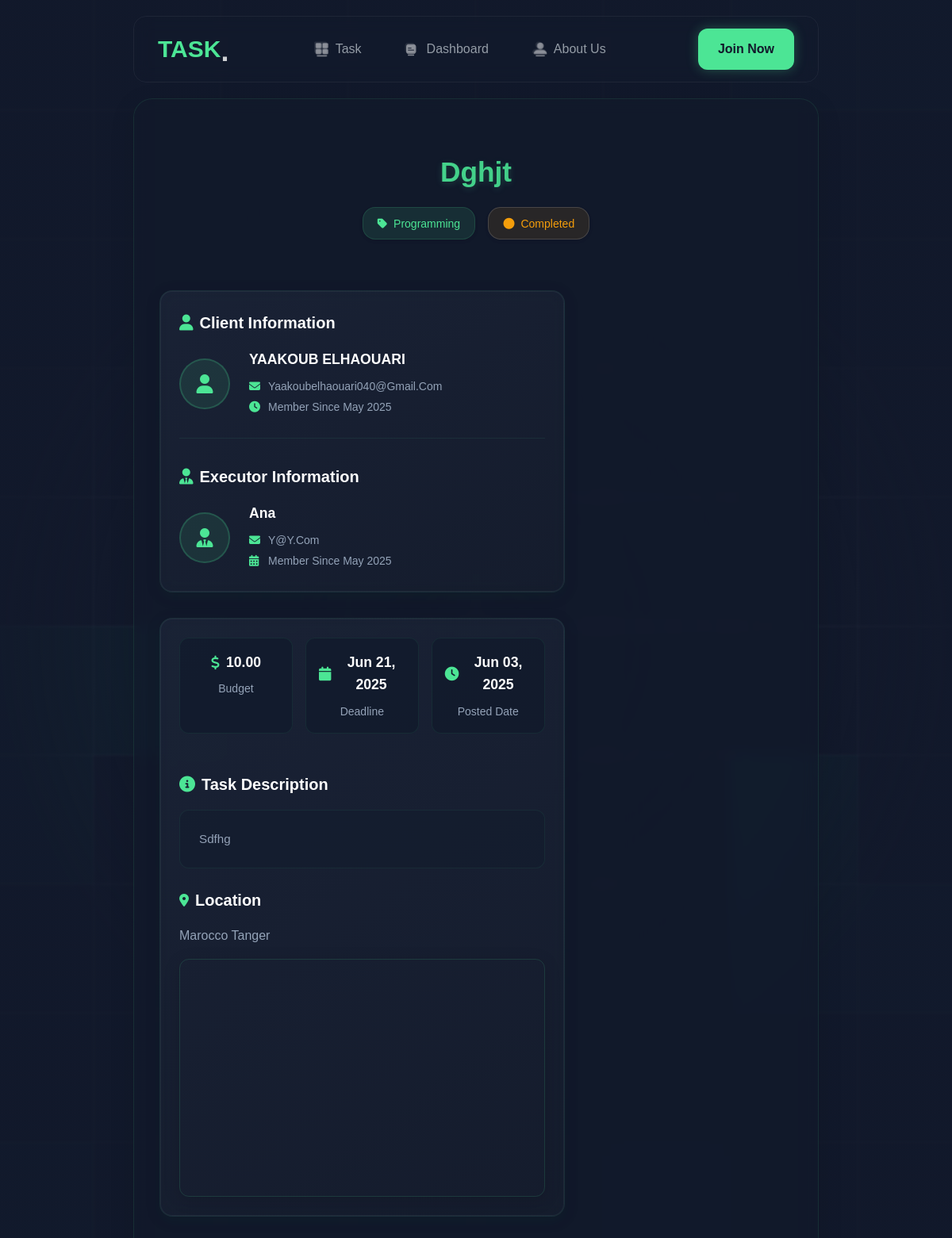
The app's page /task_details.php?id=39 with its own data.
### tables this page shows
CREATE TABLE `tasks` (
  `task_id` int(11) NOT NULL,
  `client_id` int(11) NOT NULL,
  `executor_id` int(11) DEFAULT NULL,
  `title` varchar(100) NOT NULL,
  `description` text NOT NULL,
  `category_id` int(11) DEFAULT NULL,
  `budget` decimal(10,2) NOT NULL,
  `deadline` datetime NOT NULL,
  `status` enum('posted','assigned','in_progress','completed','cancelled') DEFAULT 'posted',
  `created_at` timestamp NOT NULL DEFAULT current_timestamp(),
  `accepted_at` timestamp NULL DEFAULT NULL,
  `location` varchar(255) DEFAULT NULL,
  `image_url` varchar(255) NOT NULL,
  `payment_status` enum('unpaid','paid') DEFAULT 'unpaid'
);

CREATE TABLE `categories` (
  `category_id` int(11) NOT NULL,
  `name` varchar(50) NOT NULL,
  `description` text DEFAULT NULL,
  `icon` varchar(100) DEFAULT NULL
);

CREATE TABLE `users` (
  `id_user` int(11) NOT NULL,
  `name` varchar(100) NOT NULL,
  `email` varchar(100) NOT NULL,
  `password` varchar(255) NOT NULL,
  `role` enum('client','executor') NOT NULL,
  `registration_date` timestamp NOT NULL DEFAULT current_timestamp(),
  `profile_picture` varchar(255) DEFAULT NULL
);

### task_details.php (the view, shortened to what this page needs)
<?php
require_once 'config/db.php';
$task_id = $_GET['id'];
try {
    $stmt = $pdo->prepare("
        SELECT t.*, c.name as category_name,
               u1.name as client_name, u1.email as client_email,
               u1.profile_picture as client_image,
               u1.registration_date as client_member_since,
               u2.name as executor_name, u2.email as executor_email,
               u2.profile_picture as executor_image,
               u2.registration_date as executor_member_since,
               (SELECT b.bid_amount FROM bids b WHERE b.task_id = t.task_id AND b.status = 'accepted' LIMIT 1) as bid_amount
        FROM tasks t
        LEFT JOIN categories c ON t.category_id = c.category_id
        LEFT JOIN users u1 ON t.client_id = u1.id_user
        LEFT JOIN users u2 ON t.executor_id = u2.id_user
        WHERE t.task_id = ?
    ");
    $stmt->execute([$task_id]);
    $task = $stmt->fetch();
} catch (PDOException $e) {
    error_log("Database error in task_details.php: " . $e->getMessage());
    header("Location: taskes.php?error=" . urlencode("Database error occurred"));
    exit;
}
?>
<!DOCTYPE html>
<html lang="en">
<head>
    <link rel="stylesheet" href="https://cdnjs.cloudflare.com/ajax/libs/font-awesome/6.4.2/css/all.min.css">
    <link rel="stylesheet" href="./style/header.css">
    <link rel="stylesheet" href="./style/task_details.css">
</head>
<body>
    <main class="container">
    <?php include 'components/header.php'; ?>
    <div class="dashborde-container">
        <div class="task-hero">
            <h1><?php echo htmlspecialchars($task['title']); ?></h1>
            <div class="task-meta">
                <span class="category-badge">
                    <i class="fas fa-tag"></i>
                    <?php echo htmlspecialchars($task['category_name']); ?>
                </span>
                <span class="status-badge status-<?php echo strtolower($task['status']); ?>">
                    <i class="fas fa-circle"></i>
                    <?php echo ucfirst($task['status']); ?>
                </span>
            </div>
        </div>
        <div class="main-content">
            <div class="content-section">
                <div class="card info-card">
                    <div class="user-section client-section">
                        <h3 class="section-title">
                            <i class="fas fa-user"></i>
                            Client Information
                        </h3>
                        <div class="user-details">
                            <div class="avatar">
                                <?php if ($task['client_image']): ?>
                                    <img src="<?php echo htmlspecialchars($task['client_image']); ?>" alt="Client Profile">
                                <?php else: ?>
                                    <i class="fas fa-user"></i>
                                <?php endif; ?>
                            </div>
                            <div class="user-info">
                                <h4><?php echo htmlspecialchars($task['client_name']); ?></h4>
                                <p><i class="fas fa-envelope"></i><?php echo htmlspecialchars($task['client_email']); ?></p>
                                <p><i class="fas fa-clock"></i>Member since <?php echo date('M Y', strtotime($task['client_member_since'])); ?></p>
                            </div>
                        </div>
                    </div>
                    <?php if ($task['executor_id']): ?>
                    <div class="user-section executor-section">
                        <h3 class="section-title">
                            <i class="fas fa-user-tie"></i>
                            Executor Information
                        </h3>
                        <div class="user-details">
                            <div class="avatar">
                                <?php if ($task['executor_image']): ?>
                                    <img src="<?php echo htmlspecialchars($task['executor_image']); ?>" alt="Executor Profile">
                                <?php else: ?>
                                    <i class="fas fa-user-tie"></i>
                                <?php endif; ?>
                            </div>
                            <div class="user-info">
                                <h4><?php echo htmlspecialchars($task['executor_name']); ?></h4>
                                <p><i class="fas fa-envelope"></i><?php echo htmlspecialchars($task['executor_email']); ?></p>
                                <p><i class="fas fa-calendar-alt"></i>Member since <?php echo date('F Y', strtotime($task['executor_member_since'])); ?></p>
                            </div>
                        </div>
                    </div>
                    <?php endif; ?>
                </div>
                <div class="card task-details">
                    <div class="stats-grid">
                        <div class="stat-item">
                            <div class="stat-value">
                                <i class="fas fa-dollar-sign"></i>
                                <?php echo number_format($task['budget'], 2); ?>
                            </div>
                            <div class="stat-label">Budget</div>
                        </div>
                        <div class="stat-item">
                            <div class="stat-value">
                                <i class="fas fa-calendar"></i>
                                <?php echo date('M d, Y', strtotime($task['deadline'])); ?>
                            </div>
                            <div class="stat-label">Deadline</div>
                        </div>
                        <div class="stat-item">
                            <div class="stat-value">
                                <i class="fas fa-clock"></i>
                                <?php echo date('M d, Y', strtotime($task['created_at'])); ?>
                            </div>
                            <div class="stat-label">Posted Date</div>
                        </div>
                    </div>
                    <div class="description-section">
                        <h3><i class="fas fa-info-circle"></i> Task Description</h3>
                        <div class="description-content">
                            <?php echo nl2br(htmlspecialchars($task['description'])); ?>
                        </div>
                    </div>
                    <?php if ($task['location']): ?>
                        <div class="location-section">
                            <div class="location-header">
                                <i class="fas fa-map-marker-alt"></i>
                                <h3>Location</h3>
                            </div>
                            <div class="location-details">
                                <p><?php echo htmlspecialchars($task['location']); ?></p>
                            </div>
                            <div class="location-map">
                                <iframe
                                    src="https://maps.google.com/maps?q=<?php echo urlencode($task['location']); ?>&output=embed"
                                    frameborder="0"
                                    style="border:0;"
                                    allowfullscreen>
                                </iframe>
                            </div>
                        </div>
                    <?php endif; ?>
                </div>
            </div>
        </div>
    </main>
</body>
</html>

### style/header.css (style rules this page uses)
* { margin: 0; padding: 0; box-sizing: border-box; font-family: "Magnetik", sans-serif; text-transform: capitalize; text-decoration: none; list-style: none; border: none; outline: none; }

### records on screen
tasks: title "Dghjt", category.name "Programming", status "Completed", client.name "YAAKOUB ELHAOUARI", client.email "Yaakoubelhaouari040@gmail.com", client.registration_date "May 2025", executor.name "Ana", executor.email "Y@y.com", executor.registration_date "May 2025", budget "10.00", deadline "Jun 21, 2025", created_at "Jun 03, 2025", description "Sdfhg", location "Marocco Tanger"
